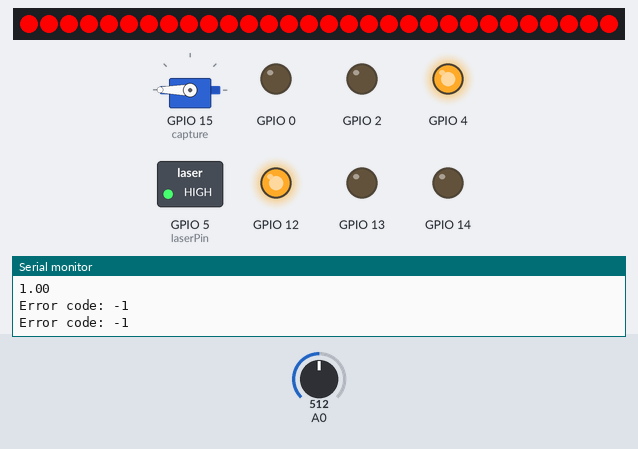
The sketch below on a simulated ESP8266 (NodeMCU). Parts: 30 RGB LEDs in strip order, left to right, servo, switched loads named in the sketch (green lamp = pin HIGH), output pins drawn as LEDs (lit = HIGH), the last lines printed to the serial monitor. The test bench sets the inputs (shaded band); at power-on: A0 = 512. WiFi joins after 1.5 s; servers stay silent unless stated.

Above: at 2.9 s.
3.0 s: A0 set to 42
4.5 s: A0 set to 37
At 5.9 s:
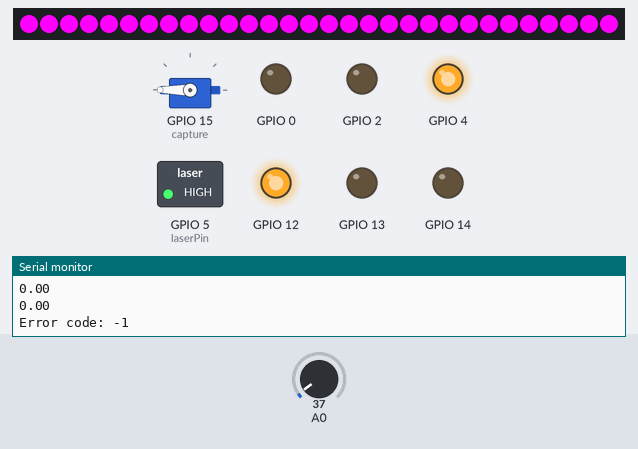
6.2 s: A0 set to 122
At 7.3 s:
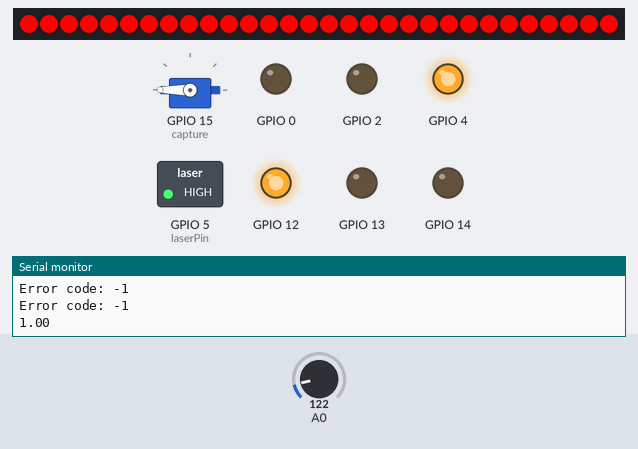
7.8 s: A0 set to 30
At 8.6 s:
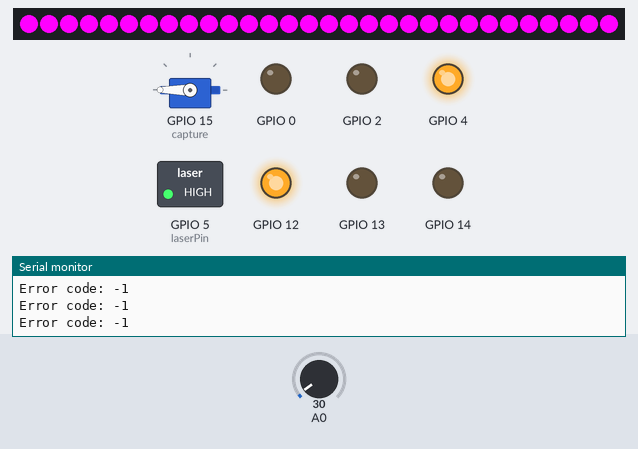
Timing chart, 0 to 10.4 s (numbered marks = the images above; inputs shaded):
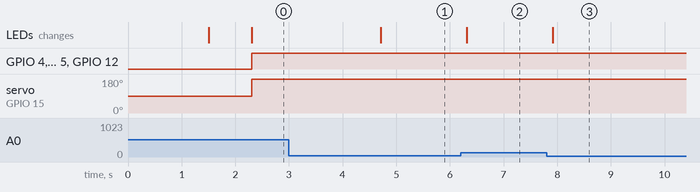

The sketch:

CTF_LA_BOT.ino
```cpp
#include <ESP8266WiFi.h>
#include <WiFiClient.h>
#include <ESP8266HTTPClient.h>
#include <ESP8266WiFiMulti.h>
#include <Servo.h>

#include <Adafruit_NeoPixel.h>

#define PIN 16

#define NUM_LEDS 30

Adafruit_NeoPixel strip = Adafruit_NeoPixel(NUM_LEDS, PIN, NEO_GRB + NEO_KHZ800);

Servo capture;

ESP8266WiFiMulti WiFiMulti;

const int laserPin = 5;
const char* ssid = "CTF_controller_1";
const char* password = "1234567890";

const char* serverNameAngle1 = "http://192.168.4.1/angle";
const char* serverNameAngle2 = "http://192.168.4.1/angle2";
const char* serverNameLaser = "http://192.168.4.1/laserButton";
const char* serverNameCapture = "http://192.168.4.1/captureButton";

String angle1;
String angle2;
String laser;
String captura;

float sp1;
float sp2;

class Motor {
public:
    int in1, in2, en;
    Motor(int i1, int i2, int e) {
        in1 = i1;
        in2 = i2;
        en = e;
        pinMode(i1, OUTPUT);
        pinMode(i2, OUTPUT);
        pinMode(e, OUTPUT);
        digitalWrite(i1, LOW);
        digitalWrite(i2, LOW);
        analogWrite(en, 0);  // Set initial speed to 0
    }

    void go(int sp) {
        sp = constrain(sp, -255, 255);  // Constrain speed
        analogWrite(en, abs(sp));        // Set PWM based on absolute speed
        digitalWrite(in1, sp >= 0);      // Set direction
        digitalWrite(in2, sp < 0);
    }
};

Motor m1(12, 14, 13);
Motor m2(4, 0, 2);

void setup() {
    Serial.begin(74880);

    Serial.println("Connecting to AP...");
    WiFi.begin(ssid, password);
    while (WiFi.status() != WL_CONNECTED) {
        delay(500);
        Serial.print(".");
    }
    Serial.println("");
    Serial.println("Connected to AP");

    pinMode(laserPin, OUTPUT);

    pinMode(15, OUTPUT);

    pinMode(A0, INPUT);

    strip.begin();
    strip.show();

    capture.attach(15);
}

void loop() {
    if (WiFiMulti.run() == WL_CONNECTED) {
        angle1 = httpGETRequest(serverNameAngle1);
        angle2 = httpGETRequest(serverNameAngle2);
        laser = httpGETRequest(serverNameLaser);
        captura = httpGETRequest(serverNameCapture);
//        Serial.print("angle1 = " + angle1 + " ");
//        Serial.println("angle2 = " + angle2);
    }

    float x = angle1.toFloat();
    float y = angle2.toFloat();

    const float deadband = 5.0;
    if (abs(x) < deadband) x = 0;
    if (abs(y) < deadband) y = 0;

    float moveX = map(x, -45, 45, -255, 255);
    float moveY = map(y, -45, 45, -255, 255);

    // Control motors based on mapped values

    float a = analogRead(A0);
    if (a < 40){
      a = 0.00;
    }
    else {
      a = 1.00;
    }

    Serial.println(a);

    if (a == 1.00){
      displayRed();
      sp1 = 0.00;
      sp2 = 0.00;
    }
    else if(a == 0.00){
      displayPurple();
      sp1 = moveY + moveX;
      sp2 = moveY - moveX;
      Serial.println(sp1);
    }


    m1.go(sp1);
    m2.go(sp2);

    digitalWrite(laserPin, (1 - (laser.toFloat())));

    if (captura.toFloat() == 1.00){
      capture.write(0);
    }
    else{
      capture.write(180);
    }
}

String httpGETRequest(const char* serverName) {
    WiFiClient client;
    HTTPClient http;

    http.begin(client, serverName);
    int httpResponseCode = http.GET();

    String payload = "--";
    if (httpResponseCode > 0) {
        payload = http.getString();
    } else {
        Serial.print("Error code: ");
        Serial.println(httpResponseCode);
    }

    http.end();
    return payload;
}

void displayRed() {
  for (int i = 0; i < NUM_LEDS; i++) {
    strip.setPixelColor(i, strip.Color(255, 0, 0));
  }
  strip.show();
}

void displayPurple() {
  for (int i = 0; i < NUM_LEDS; i++) {
    strip.setPixelColor(i, strip.Color(255, 0, 255));
  }
  strip.show();
}

void switchOff(){
   for (int i = 0; i < NUM_LEDS; i++) {
    strip.setPixelColor(i, strip.Color(0, 0, 0));
  }
  strip.show();
}
```

Measured:
- the behaviour switches between 40 and 39 on A0 (found by bisection; images 0 and 1)
- after the input at 4.5 s, the LEDs: change after 0.21 s (image 1)
- after the input at 6.2 s, the LEDs: change after 0.11 s (image 2)
- after the input at 7.8 s, the LEDs: change after 0.12 s (image 3)
